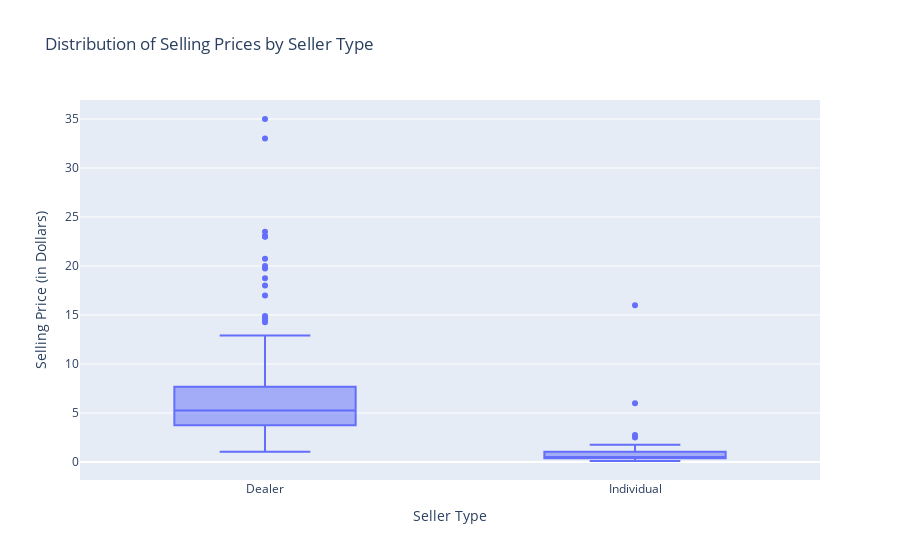

Write notebook code for a chart like this one.
### Code cell
fig = px.box(df_analyst, x='Seller_Type', y='Selling_Price', title='Distribution of Selling Prices by Seller Type')
fig.update_layout(xaxis_title='Seller Type', yaxis_title='Selling Price (in Dollars)')
fig.show()

### Figure 1 — Plotly figure (JSON) as saved in the notebook; plotly's stock layout.template omitted (floating-point values rounded to 4 significant figures; data arrays with more than 128 entries replaced by an {"elided": "..."} marker saying what was removed)
{"data": [{"alignmentgroup": "True", "hovertemplate": "Seller_Type=%{x}<br>Selling_Price=%{y}<extra></extra>", "legendgroup": "", "marker": {"color": "#636efa"}, "name": "", "notched": false, "offsetgroup": "", "orientation": "v", "showlegend": false, "type": "box", "x": {"elided": "301 str values"}, "x0": " ", "xaxis": "x", "y": {"elided": "301 float values"}, "y0": " ", "yaxis": "y"}], "layout": {"autosize": true, "boxmode": "group", "legend": {"tracegroupgap": 0}, "title": {"text": "Distribution of Selling Prices by Seller Type"}, "xaxis": {"anchor": "y", "autorange": true, "domain": [0, 1], "range": [-0.5, 1.5], "title": {"text": "Seller Type"}, "type": "category"}, "yaxis": {"anchor": "x", "autorange": true, "domain": [0, 1], "range": [-1.839, 36.94], "title": {"text": "Selling Price (in Dollars)"}, "type": "linear"}}}
